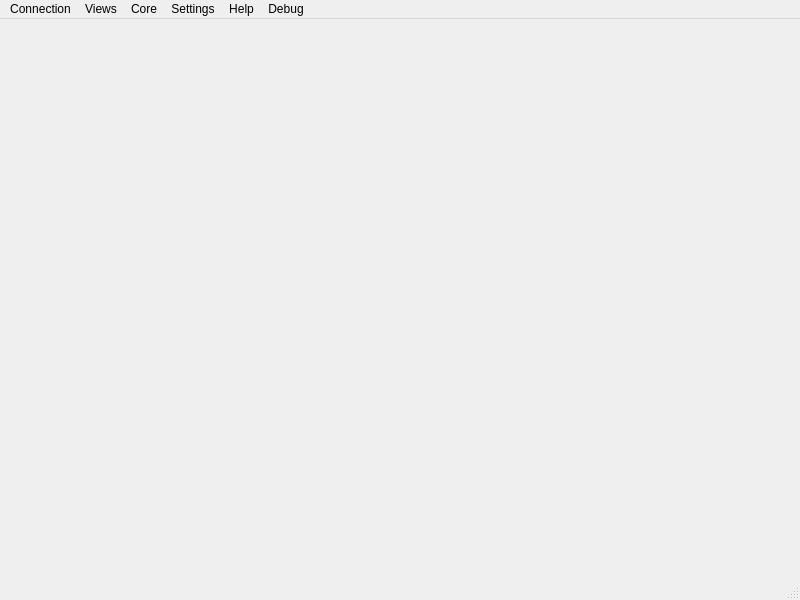
<ui version="4.0" >
 <class>MainWin</class>
 <widget class="QMainWindow" name="MainWin" >
  <property name="geometry" >
   <rect>
    <x>0</x>
    <y>0</y>
    <width>800</width>
    <height>600</height>
   </rect>
  </property>
  <property name="windowTitle" >
   <string>MainWindow</string>
  </property>
  <widget class="QWidget" name="centralwidget" >
   <property name="sizePolicy" >
    <sizepolicy vsizetype="Expanding" hsizetype="Expanding" >
     <horstretch>0</horstretch>
     <verstretch>0</verstretch>
    </sizepolicy>
   </property>
   <layout class="QVBoxLayout" >
    <property name="spacing" >
     <number>6</number>
    </property>
    <property name="leftMargin" >
     <number>9</number>
    </property>
    <property name="topMargin" >
     <number>9</number>
    </property>
    <property name="rightMargin" >
     <number>9</number>
    </property>
    <property name="bottomMargin" >
     <number>9</number>
    </property>
    <item>
     <widget class="BufferWidget" native="1" name="bufferWidget" />
    </item>
   </layout>
  </widget>
  <widget class="QMenuBar" name="menubar" >
   <property name="geometry" >
    <rect>
     <x>0</x>
     <y>0</y>
     <width>800</width>
     <height>28</height>
    </rect>
   </property>
   <widget class="QMenu" name="menuConnection" >
    <property name="title" >
     <string>Connection</string>
    </property>
    <widget class="QMenu" name="menuConnectCore" >
     <property name="title" >
      <string>Connect to Core</string>
     </property>
     <addaction name="actionInternal" />
    </widget>
    <addaction name="menuConnectCore" />
    <addaction name="actionDisconnectCore" />
    <addaction name="separator" />
    <addaction name="actionNetworkList" />
    <addaction name="actionQuickConnect" />
    <addaction name="separator" />
    <addaction name="actionDisconnect" />
    <addaction name="actionReconnect" />
    <addaction name="separator" />
    <addaction name="actionJoinChannel" />
    <addaction name="separator" />
    <addaction name="actionSetAwayGlobally" />
    <addaction name="separator" />
    <addaction name="actionQuit" />
   </widget>
   <widget class="QMenu" name="menuSettings" >
    <property name="title" >
     <string>Settings</string>
    </property>
    <addaction name="separator" />
    <addaction name="actionEditIdentities" />
    <addaction name="separator" />
    <addaction name="separator" />
    <addaction name="actionSettingsDlg" />
   </widget>
   <widget class="QMenu" name="menuViews" >
    <property name="title" >
     <string>Views</string>
    </property>
    <addaction name="actionManageViews" />
    <addaction name="separator" />
   </widget>
   <widget class="QMenu" name="menuHelp" >
    <property name="title" >
     <string>Help</string>
    </property>
    <addaction name="actionAboutQuassel" />
    <addaction name="actionAboutQt" />
   </widget>
   <widget class="QMenu" name="menuDebug" >
    <property name="title" >
     <string>Debug</string>
    </property>
    <addaction name="actionImportBacklog" />
   </widget>
   <widget class="QMenu" name="menuCore" >
    <property name="title" >
     <string>Core</string>
    </property>
   </widget>
   <addaction name="menuConnection" />
   <addaction name="menuViews" />
   <addaction name="menuCore" />
   <addaction name="menuSettings" />
   <addaction name="menuHelp" />
   <addaction name="menuDebug" />
  </widget>
  <widget class="QStatusBar" name="statusbar" />
  <action name="actionNetworkList" >
   <property name="text" >
    <string>&amp;Network List...</string>
   </property>
   <property name="shortcut" >
    <string>F2</string>
   </property>
  </action>
  <action name="actionQuickConnect" >
   <property name="enabled" >
    <bool>false</bool>
   </property>
   <property name="text" >
    <string>Quick &amp;Connect...</string>
   </property>
  </action>
  <action name="actionDisconnect" >
   <property name="enabled" >
    <bool>false</bool>
   </property>
   <property name="text" >
    <string>Disconnect</string>
   </property>
  </action>
  <action name="actionReconnect" >
   <property name="enabled" >
    <bool>false</bool>
   </property>
   <property name="text" >
    <string>Reconnect</string>
   </property>
  </action>
  <action name="actionJoinChannel" >
   <property name="enabled" >
    <bool>false</bool>
   </property>
   <property name="text" >
    <string>Join Channel...</string>
   </property>
  </action>
  <action name="actionSetAwayGlobally" >
   <property name="enabled" >
    <bool>false</bool>
   </property>
   <property name="text" >
    <string>Set Away globally</string>
   </property>
  </action>
  <action name="actionQuit" >
   <property name="text" >
    <string>Quit...</string>
   </property>
  </action>
  <action name="actionEditIdentities" >
   <property name="text" >
    <string>Edit Identities...</string>
   </property>
  </action>
  <action name="actionSettingsDlg" >
   <property name="text" >
    <string>Configure Quassel...</string>
   </property>
   <property name="shortcut" >
    <string>F7</string>
   </property>
  </action>
  <action name="actionManageViews" >
   <property name="enabled" >
    <bool>false</bool>
   </property>
   <property name="text" >
    <string>Manage Views...</string>
   </property>
  </action>
  <action name="actionAboutQt" >
   <property name="text" >
    <string>About Qt...</string>
   </property>
  </action>
  <action name="actionAboutQuassel" >
   <property name="text" >
    <string>About Quassel IRC...</string>
   </property>
  </action>
  <action name="actionImportBacklog" >
   <property name="text" >
    <string>Import Backlog</string>
   </property>
  </action>
  <action name="actionConnect_to_Core" >
   <property name="text" >
    <string>Connect</string>
   </property>
  </action>
  <action name="actionDisconnect_2" >
   <property name="text" >
    <string>Disconnect</string>
   </property>
  </action>
  <action name="actionInternal" >
   <property name="text" >
    <string>Internal</string>
   </property>
  </action>
  <action name="actionDisconnectCore" >
   <property name="text" >
    <string>Disconnect from Core</string>
   </property>
  </action>
 </widget>
 <customwidgets>
  <customwidget>
   <class>BufferWidget</class>
   <extends>QWidget</extends>
   <header>bufferwidget.h</header>
  </customwidget>
 </customwidgets>
 <resources/>
 <connections>
  <connection>
   <sender>actionQuit</sender>
   <signal>triggered()</signal>
   <receiver>MainWin</receiver>
   <slot>close()</slot>
   <hints>
    <hint type="sourcelabel" >
     <x>-1</x>
     <y>-1</y>
    </hint>
    <hint type="destinationlabel" >
     <x>399</x>
     <y>299</y>
    </hint>
   </hints>
  </connection>
 </connections>
</ui>
